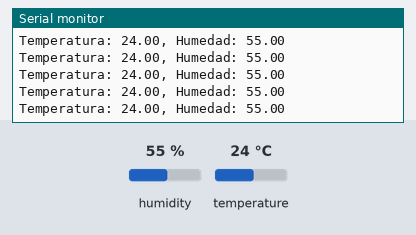
Recording of a sketch running on a simulated Arduino Uno, built with avr-gcc and run on an emulated ATmega328P. Parts: the last lines printed to the serial monitor. The test bench sets the inputs (shaded band); at power-on: humidity 55 %, temperature 24 °C.

Above: at 2.8 s.
2.9 s: humidity set to 22 %
At 4.25 s:
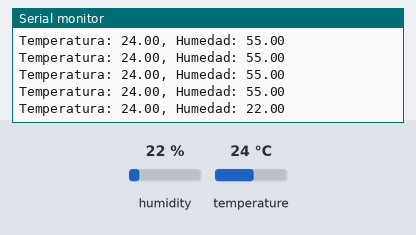
5.6 s: temperature set to 12 °C
At 6.07 s:
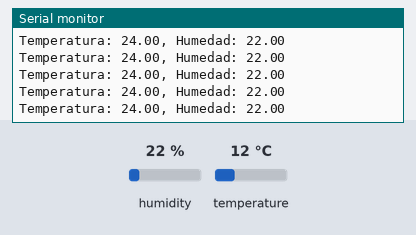
8.3 s: humidity set to 40 %
At 8.32 s:
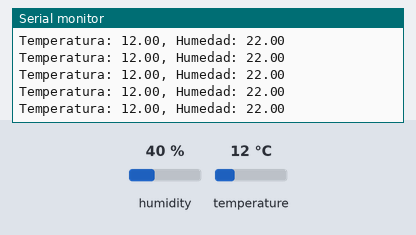
Timing chart, 0 to 11.3 s (numbered marks = the images above; inputs shaded):
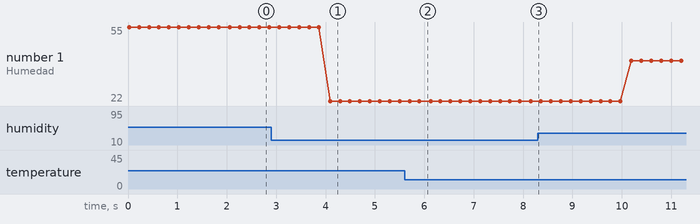

Measured:
- after the input at 2.9 s, the serial monitor: prints a new line after 1.2 s (image 1)
- plotted number 1: 55 → 22 after the input at 2.9 s, 22 → 40 after the input at 8.3 s

The sketch:

lectura_temperatura_humedad.ino
```cpp
// Lectura de temperatura y humedad DTH11

// Definimos etiquetas
#include "DHT.h"
#define DHTTYPE DHT11     // Usamos el sensor DHT11
#define PIN_DHT 9         // Pin sensor de temperatura

DHT dht(PIN_DHT, DHTTYPE); // Se crea el objeto dht

void setup() {
  Serial.begin(115200); // Iniciamos la comunicacion serial
}

void loop() {
  float T = dht.readTemperature();
  Serial.print("Temperatura: ");
  Serial.print(T);
  float H = dht.readHumidity();
  Serial.print(", Humedad: ");
  Serial.print(H);
  Serial.println("");
  delay(200);                                  // Esperamos 200 ms y repetimos
}
```
